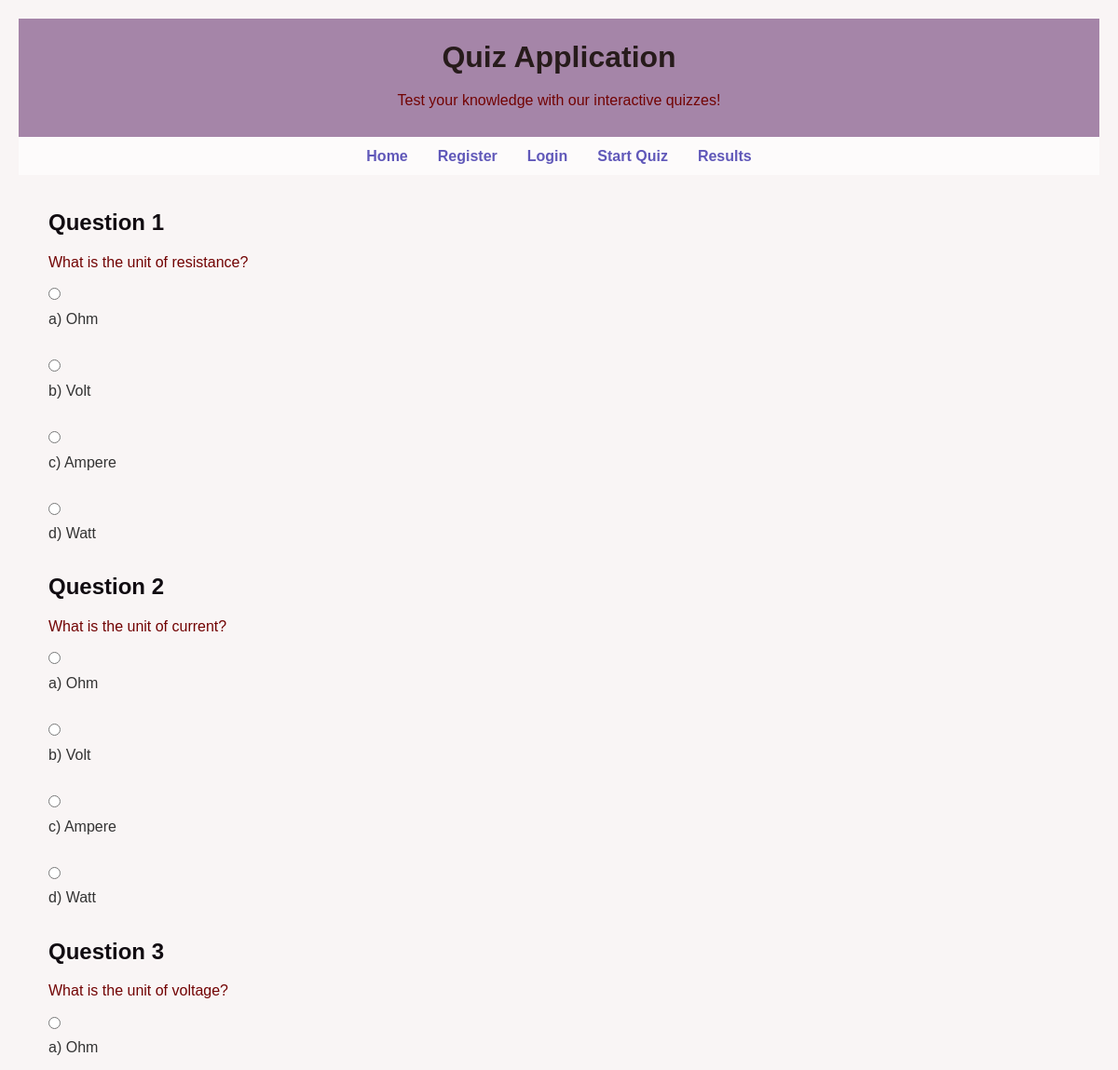
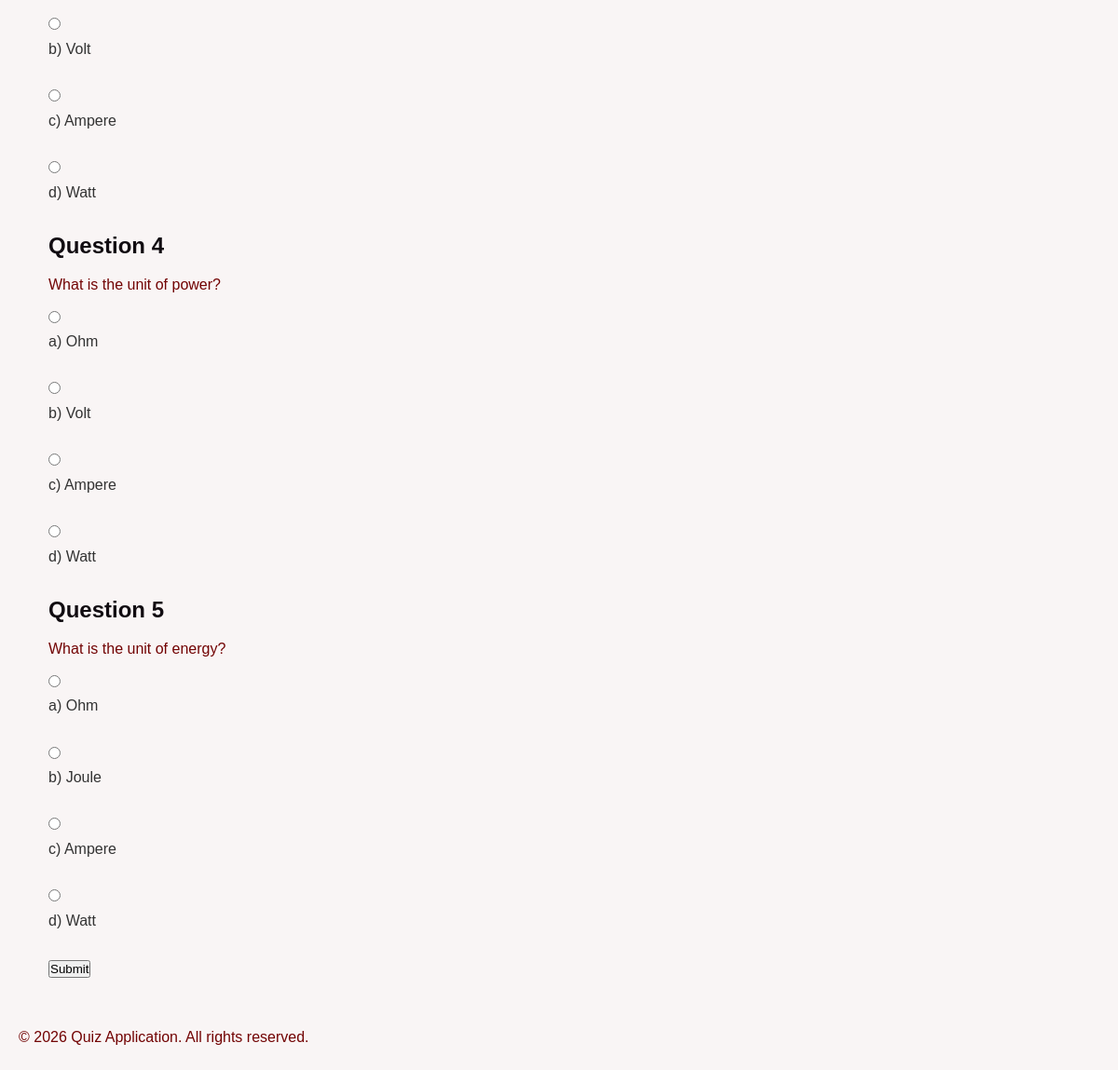
/quiz (signed in), run on the app's committed database (2 pictures, top to bottom).
### tables this page shows
CREATE TABLE quizzes (
            id INTEGER PRIMARY KEY AUTOINCREMENT,
            question TEXT NOT NULL,
            option_a TEXT NOT NULL,
            option_b TEXT NOT NULL,
            option_c TEXT NOT NULL,
            option_d TEXT NOT NULL,
            correct_option TEXT NOT NULL
        );

### app.py (the view)
@app.route("/quiz")
def quiz():
    if "user_id" not in session:
        return redirect(url_for("login"))
    conn = get_db_connection()
    quizzes = conn.execute("SELECT * FROM quizzes ORDER BY id").fetchall()
    conn.close()
    return render_template("quiz.html", quizzes=quizzes)

### app.py (called while the page is built)
def get_db_connection():
    conn = sqlite3.connect("database.db")
    conn.row_factory = sqlite3.Row
    return conn

### templates/quiz.html (shortened to what this page needs)
<!DOCTYPE html>
<html lang="en">
<head>
    <link rel="stylesheet" href="{{url_for('static',filename='css/style.css')}}">
</head>
<body>
    <header>
        <h1>Quiz Application</h1>
        <p>Test your knowledge with our interactive quizzes!</p>
    </header>
    <nav>
        <a href="/">Home</a>
        <a href="/register">Register</a>
        {% if 'username' in session %}
        <a href="/logout">Logout</a>
        {% else %}
        <a href="/login">Login</a>
        {% endif %}
        <a href="/quiz">Start Quiz</a>
        <a href="/results"> Results</a>
    </nav>
    <main>
        <form id="quiz-form">
            {% for quiz in quizzes %}
            <h2>Question {{ loop.index }}</h2>
            <p>{{ quiz.question }}</p>
            {% for option, text in [('a', quiz.option_a), ('b', quiz.option_b), ('c', quiz.option_c), ('d', quiz.option_d)] %}
            <input type="radio" id="q{{ quiz.id }}{{ option }}" name="q{{ quiz.id }}" value="{{ option }}" required>
            <label for="q{{ quiz.id }}{{ option }}">{{ option }}) {{ text }}</label><br>
            {% endfor %}
            {% endfor %}
        <button type="submit" value="submit">Submit</button>
        </form>
    </main>
    <footer>
        <p>&copy; 2026 Quiz Application. All rights reserved.</p>
    </footer>
</body>
</html>

### static/css/style.css (style rules this page uses)
* { margin:0; padding:0; box-sizing:border-box; }
body { font-family: Arial, sans-serif; background-color: #f9f5f5; color: #333; padding:20px; line-height: 1.6; }
header { background-color: #a585a8; color: rgb(39, 27, 27); padding: 1rem 0; text-align: center; }
h1 { margin-bottom: 0.5rem; }
h2 { margin-bottom: 0.5rem; }
nav { background-color: #fdfbfb; flex-wrap:wrap; display: flex; justify-content: center; padding: 0.5rem; }
nav a { color: #6058b9; text-decoration: none; font-weight:bold; margin: 0 1rem; }
main { padding: 2rem; }
h2 { margin-bottom: 10px; color:#110c11; }
p { margin-bottom: 10px; color:#720303 }
form { margin-bottom: 1rem; }
label { display: block; }

### data on the page
quizzes: question "What is the unit of resistance?", correct_option "a", option_a "Ohm", option "b", option_b "Volt", option "c", option_c "Ampere", option "d", option_d "Watt"
quizzes: question "What is the unit of current?", option "a", option_a "Ohm", option "b", option_b "Volt", correct_option "c", option_c "Ampere", option "d", option_d "Watt"
quizzes: question "What is the unit of voltage?", option "a", option_a "Ohm", correct_option "b", option_b "Volt", option "c", option_c "Ampere", option "d", option_d "Watt"
quizzes: question "What is the unit of power?", option "a", option_a "Ohm", option "b", option_b "Volt", option "c", option_c "Ampere", correct_option "d", option_d "Watt"
quizzes: question "What is the unit of energy?", option "a", option_a "Ohm", correct_option "b", option_b "Joule", option "c", option_c "Ampere", option "d", option_d "Watt"
